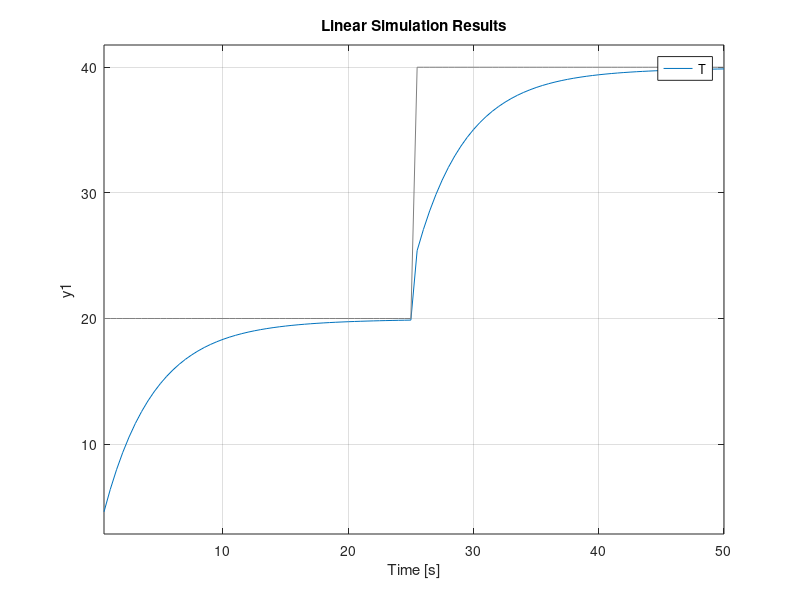

This chart was generated by the following MATLAB code:
% b = 100 N . s/m | m = 1000kg
b = 100;
m = 1000;

% PID parameters
Kp = 350;
Kd = 300;
Ki = 30;

l = 20*ones(50,1).'; % aux vector
n = 40*ones(50,1).'; % aux vector
u = cat(2, l, n);
%{
  using the vector u we change the wanted speed
  in the middle of the interval
%}

s = tf('s');
P = 1/(m*s+b); % transfer function (plant)
C = pid(Kp, Ki, Kd); % controller

sys = series(C, P); % since the controller and the plant are in series

T = feedback(sys,1, -1); % we obtained the feedback system

% plot graph
t = 0.5 : 0.5 : 50; % interval
lsim(T, u, t);